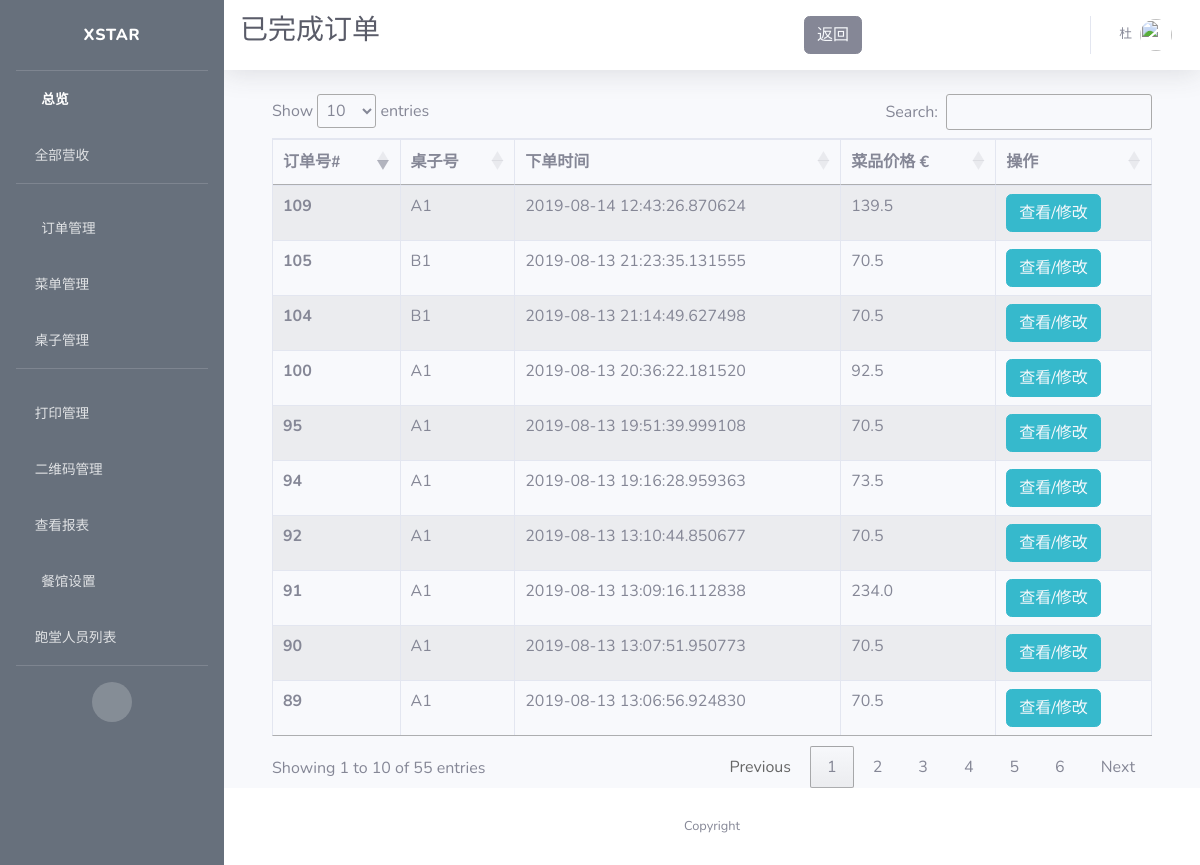
The app's page /admin/view/paid/alacarte/orders (signed in), older data.
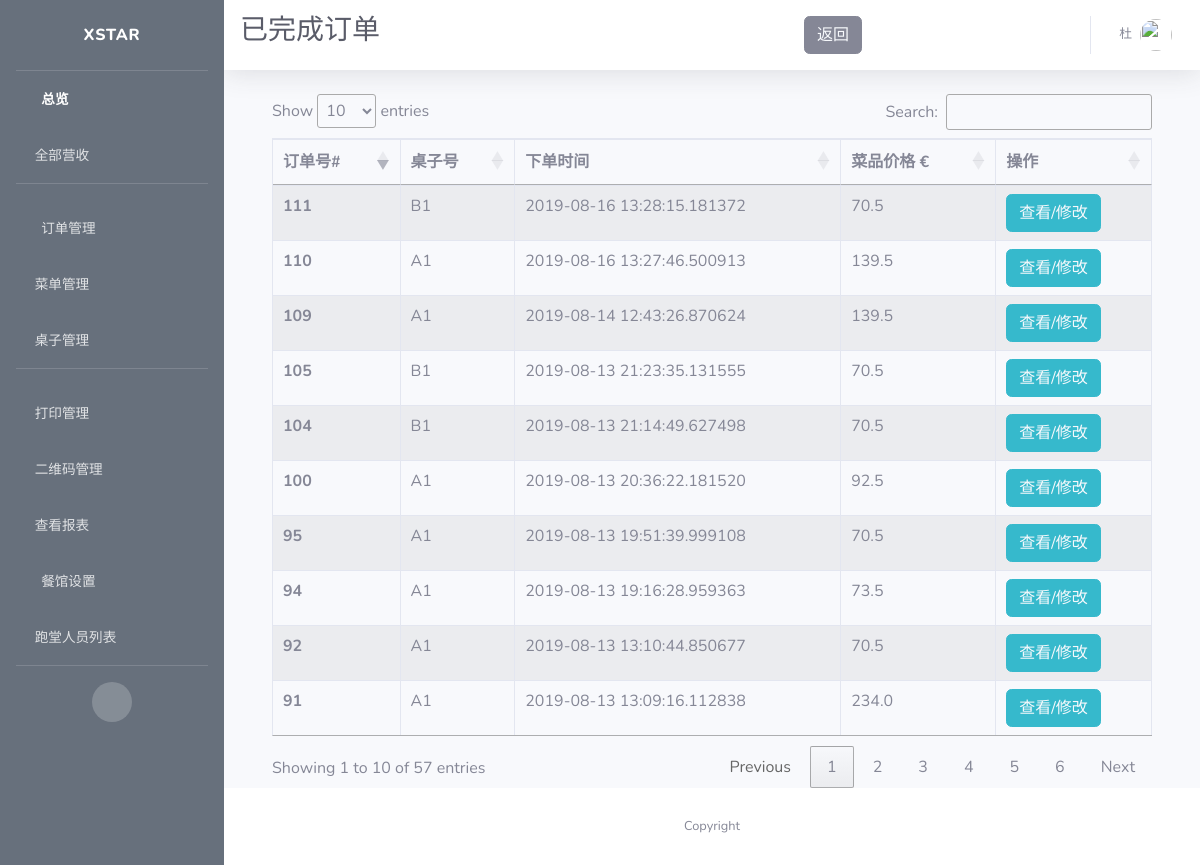
The same page, newer data.
### app/models.py (models this page shows, shortened)
class User(UserMixin, db.Model):
    id = db.Column(db.Integer, primary_key=True)
    username = db.Column(db.String(64), index=True, unique=True, nullable=False)
    alias = db.Column(db.String(64))
    email = db.Column(db.String(120), unique=True)
    password_hash = db.Column(db.String(128))
    permissions = db.Column(db.Integer)
    container = db.Column(db.String(300))

class Order(db.Model):
    id = db.Column(db.Integer, primary_key=True, unique=True, index=True)
    totalPrice = db.Column(db.Float, unique=False)
    orderNumber = db.Column(db.String(200), unique=True)
    timeCreated = db.Column(db.DateTime, default=datetime.utcnow)
    isPaid = db.Column(db.Boolean, default=False)
    isReady = db.Column(db.Boolean, default=False)
    isPickedUp = db.Column(db.Boolean, default=False)
    items = db.Column(db.String(300))
    pay_via = db.Column(db.String(100))
    type = db.Column(db.String(100))
    container = db.Column(db.String(300))

### app/routes.py (the view)
@app.route('/admin/view/paid/alacarte/orders')
@login_required
def admin_view_paid_alacarte_orders():
    orders = db.session.query(Order).filter(
        Order.type == "In",
        Order.isPaid==True).all()
    cur_orders = orders
    items = {order.id: json.loads(order.items) for order in cur_orders}
    containers = {order.id: json.loads(order.container) for order in cur_orders}
    return render_template("admin_view_paid_alacarte_orders.html",
                           open_orders=cur_orders,
                           items=items,
                           containers=containers)

### app/models.py (called while the page is built)
@login.user_loader
def load_user(id):
    return User.query.get(int(id))

### app/templates/admin_view_paid_alacarte_orders.html (shortened to what this page needs)
{% extends 'base.html' %}
{% block css %}
<link rel="stylesheet" type="text/css" href="https://cdn.datatables.net/1.10.19/css/jquery.dataTables.css">
<link rel="stylesheet" type="text/css" href="https://cdnjs.cloudflare.com/ajax/libs/twitter-bootstrap/4.1.3/css/bootstrap.css">
<link rel="stylesheet" type="text/css" href="https://cdn.datatables.net/1.10.19/css/dataTables.bootstrap4.min.css">
{% endblock %}
{% block title %}
<h1 class="h3 mb-2 text-gray-800">已完成订单</h1>
<button type="button" class="btn btn-secondary">
  <a href={{ url_for('index') }} style="color: rgb(247, 249, 252)">
    返回
  </a>
</button>
{% endblock %}
{% block content %}
<div class="container">
  <div class="row">
    <div class="col-sm-12">
      <table id="example" class="table table-striped table-bordered">
        <thead>
          <tr>
            <th scope="col">订单号#</th>
            <th scope="col">桌子号</th>
            <th scope="col">下单时间</th>
            <th scope="col">菜品价格 €</th>
            <th scope="col">操作</th>
          </tr>
        </thead>
        <tbody>
          {% for order in open_orders %}
          <tr>
            <th scope="row">{{order.id}}</th>
            <td>{{ containers.get(order.id).get('table_name') }}</td>
            <td>{{ order.timeCreated }}</td>
            <td>{{ order.totalPrice }}</td>
            <td>
              <span>
                <button type="button" class="btn btn-info">
                  <a href={{ url_for('admin_alacarte_order_edit', order_id=order.id) }} style="color: rgb(247, 249, 252)">
                    查看/修改
                  </a>
                </button>
              </span>
            </td>
          </tr>
          {% endfor %}
        </tbody>
      </table>
    </div>
  </div>
</div>
{% endblock %}

### app/templates/base.html (shortened to what this page needs)
<!DOCTYPE html>
<html lang="en">
<head>
  {% block css %}
  {% endblock %}
  <link href="{{ url_for('static', filename='fontawesome-free/css/all.min.css') }}" rel="stylesheet" type="text/css">
  <link href="{{ url_for('static', filename='css/sb-admin-2.min.css')}}" rel="stylesheet">
</head>
<body id="page-top">
  <div id="wrapper">
    <ul class="navbar-nav bg-gradient-primary sidebar sidebar-dark accordion" id="accordionSidebar">
      <a class="sidebar-brand d-flex align-items-center justify-content-center" href="{{ url_for('index') }}">
        <div class="sidebar-brand-text mx-3">Xstar</div>
      </a>
      <hr class="sidebar-divider my-0">
      <li class="nav-item active">
        <a class="nav-link" href="{{url_for('index') }}">
          <i class="fas fa-fw fa-tachometer-alt"></i>
          <span>总览</span></a>
      </li>
      <li class="nav-item">
        <a class="nav-link collapsed" href="#" data-toggle="collapse" data-target="#collapseOne" aria-expanded="true" aria-controls="collapseOne">
          <i class="fas fa-money-bill-alt"></i>
          <span>全部营收</span>
        </a>
      </li>
      <hr class="sidebar-divider">
      <li class="nav-item">
        <a class="nav-link collapsed" href="#" data-toggle="collapse" data-target="#collapseTwo" aria-expanded="true" aria-controls="collapseTwo">
          <i class="fas fa-fw fa-cog"></i>
          <span>订单管理</span>
        </a>
      </li>
      <li class="nav-item">
        <a class="nav-link collapsed" href="#" data-toggle="collapse" data-target="#collapseMenu" aria-expanded="true" aria-controls="collapseTwo">
        <i class="fas fa-utensils"></i>
          <span>菜单管理</span>
        </a>
      </li>
      <li class="nav-item">
        <a class="nav-link collapsed" href="#" data-toggle="collapse" data-target="#collapseUtilities" aria-expanded="true" aria-controls="collapseUtilities">
          <i class="fas fa-chair"></i>
          <span>桌子管理</span>
        </a>
      </li>
      <hr class="sidebar-divider">
      <li class="nav-item">
        <a class="nav-link collapsed" href="#" data-toggle="collapse" data-target="#collapsePages" aria-expanded="true" aria-controls="collapsePages">
          <i class="fas fa-print"></i>
          <span>打印管理</span>
        </a>
      </li>
      <li class="nav-item">
        <a class="nav-link" href={{ url_for('qrcode_manage') }}>
          <i class="fas fa-qrcode"></i>
          <span>二维码管理</span>
        </a>
      </li>
      <li class="nav-item">
        <a class="nav-link collapsed" href="#" data-toggle="collapse" data-target="#collapseLogs" aria-expanded="true" aria-controls="collapseUtilities">
          <i class="far fa-sticky-note"></i>
          <span>查看报表</span>
        </a>
      </li>
      <li class="nav-item">
        <a class="nav-link" href="{{ url_for('set_store') }}">
          <i class="fas fa-fw fa-wrench"></i>
          <span>餐馆设置</span></a>
      </li>
      <li class="nav-item">
        <a class="nav-link" href="{{ url_for('users_manage') }}">
          <i class="fas fa-users"></i>
          <span>跑堂人员列表</span></a>
      </li>
      <hr class="sidebar-divider d-none d-md-block">
      <div class="text-center d-none d-md-inline">
        <button class="rounded-circle border-0" id="sidebarToggle"></button>
      </div>
    </ul>
    <div id="content-wrapper" class="d-flex flex-column">
      <div id="content">
        <nav class="navbar navbar-expand navbar-light bg-white topbar mb-4 static-top shadow">
          {% block title %}
          {% endblock %}
          <ul class="navbar-nav ml-auto">
            <li class="nav-item dropdown no-arrow">
              <a class="nav-link dropdown-toggle" href="#" id="userDropdown" role="button" data-toggle="dropdown" aria-haspopup="true" aria-expanded="false">
                <span class="mr-2 d-none d-lg-inline text-gray-600 small">{{ current_user.alias }}</span>
                <img class="img-profile rounded-circle" src="https://source.unsplash.com/QAB-WJcbgJk/60x60">
              </a>
            </li>
          </ul>
        </nav>
        <div class="container-fluid">
          {% block content %}{% endblock %}
        </div>
      </div>
      <footer class="sticky-footer bg-white">
        <div class="container my-auto">
          <div class="copyright text-center my-auto">
            <span>Copyright {{ title }}</span>
          </div>
        </div>
      </footer>
    </div>
  </div>
</body>
</html>

### app/templates/admin_view_paid_alacarte_orders.html (style rules this page uses)
.row:after { content: ""; display: table; clear: both; }

### app/templates/base.html (style rules this page uses)
.bg-gradient-primary { background-image: linear-gradient(180deg,#67707c 10%,#67707c 100%); background-size: cover; }

Row changes from the older to the newer data that the page shows:
no longer on this page (row unchanged): Order: id "89", get "A1", timeCreated "2019-08-13 13:06:56.924830", totalPrice "70.5"
no longer on this page (row unchanged): Order: id "90", get "A1", timeCreated "2019-08-13 13:07:51.950773", totalPrice "70.5"
added Order: id "110", get "A1", timeCreated "2019-08-16 13:27:46.500913", totalPrice "139.5"
added Order: id "111", get "B1", timeCreated "2019-08-16 13:28:15.181372", totalPrice "70.5"
Text that changed along with them:
text written by a page script: "Show entries Search: Showing 1 to 10 of 55 entries Previous 1 2 3 4 5 6 Next" → "Show entries Search: Showing 1 to 10 of 57 entries Previous 1 2 3 4 5 6 Next"
